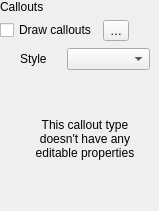
                    <widget class="QWidget" name="scrollAreaWidgetContents_7">
                     <property name="geometry">
                      <rect>
                       <x>0</x>
                       <y>0</y>
                       <width>159</width>
                       <height>211</height>
                      </rect>
                     </property>
                     <layout class="QGridLayout" name="gridLayout_46">
                      <property name="leftMargin">
                       <number>0</number>
                      </property>
                      <property name="topMargin">
                       <number>0</number>
                      </property>
                      <property name="rightMargin">
                       <number>0</number>
                      </property>
                      <property name="bottomMargin">
                       <number>0</number>
                      </property>
                      <item row="0" column="0">
                       <layout class="QGridLayout" name="gridLayout_43">
                        <item row="1" column="0">
                         <widget class="QCheckBox" name="mCalloutsDrawCheckBox">
                          <property name="sizePolicy">
                           <sizepolicy hsizetype="Maximum" vsizetype="Fixed">
                            <horstretch>0</horstretch>
                            <verstretch>0</verstretch>
                           </sizepolicy>
                          </property>
                          <property name="text">
                           <string>Draw callouts</string>
                          </property>
                         </widget>
                        </item>
                        <item row="0" column="0">
                         <widget class="QLabel" name="label_511">
                          <property name="text">
                           <string>Callouts</string>
                          </property>
                         </widget>
                        </item>
                        <item row="1" column="2">
                         <spacer name="horizontalSpacer_15">
                          <property name="orientation">
                           <enum>Qt::Horizontal</enum>
                          </property>
                          <property name="sizeHint" stdset="0">
                           <size>
                            <width>0</width>
                            <height>20</height>
                           </size>
                          </property>
                         </spacer>
                        </item>
                        <item row="1" column="1">
                         <widget class="QgsPropertyOverrideButton" name="mCalloutDrawDDBtn">
                          <property name="text">
                           <string>…</string>
                          </property>
                         </widget>
                        </item>
                        <item row="2" column="0" colspan="3">
                         <widget class="QFrame" name="mCalloutFrame">
                          <layout class="QGridLayout" name="gridLayout_45" columnstretch="0,0,0">
                           <property name="leftMargin">
                            <number>20</number>
                           </property>
                           <property name="topMargin">
                            <number>1</number>
                           </property>
                           <item row="0" column="1" colspan="2">
                            <widget class="QComboBox" name="mCalloutStyleComboBox"/>
                           </item>
                           <item row="1" column="0" colspan="3">
                            <widget class="QStackedWidget" name="mCalloutStackedWidget">
                             <widget class="QWidget" name="pageDummy">
                              <layout class="QVBoxLayout" name="verticalLayout_19">
                               <item>
                                <widget class="QLabel" name="label_45">
                                 <property name="text">
                                  <string>This callout type doesn't have any editable properties</string>
                                 </property>
                                 <property name="alignment">
                                  <set>Qt::AlignCenter</set>
                                 </property>
                                 <property name="wordWrap">
                                  <bool>true</bool>
                                 </property>
                                </widget>
                               </item>
                              </layout>
                             </widget>
                            </widget>
                           </item>
                           <item row="0" column="0">
                            <widget class="QLabel" name="label_11">
                             <property name="text">
                              <string>Style</string>
                             </property>
                            </widget>
                           </item>
                          </layout>
                         </widget>
                        </item>
                       </layout>
                      </item>
                     </layout>
                    </widget>
